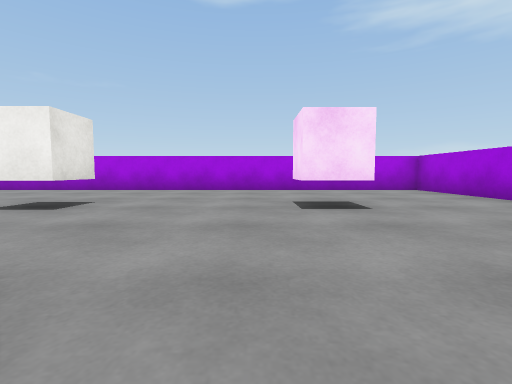
View 1 (above)

13 first-person views from a walk through a 3-D level made in the Unity game engine. The camera is 0.51 m above the floor, tilts 4° down and sees 85° across. The floor is counted in squares, 1 m on a side. Each view is taken from the middle of a square. On the plan, view 1 faces up. The plan holds only what a view shows up to about 9 squares ahead; the rest is blank. The player character is not drawn. Surface patterns are stand-ins for the level's own textures.

View 2
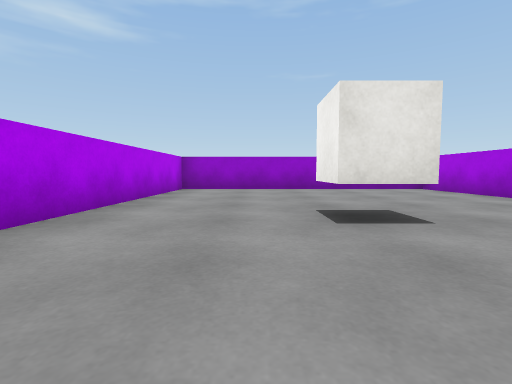

View 3
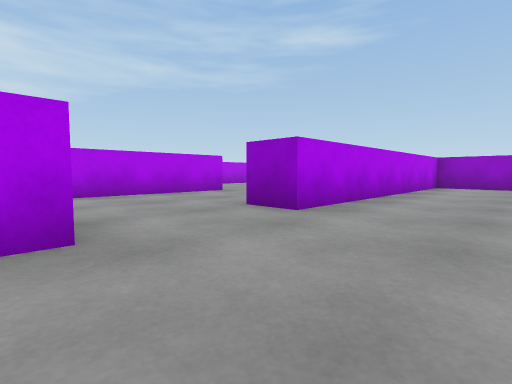

View 4
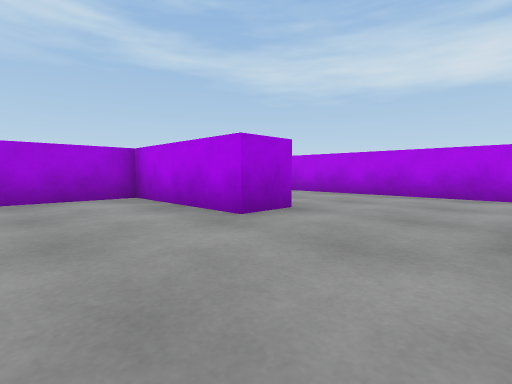

View 5
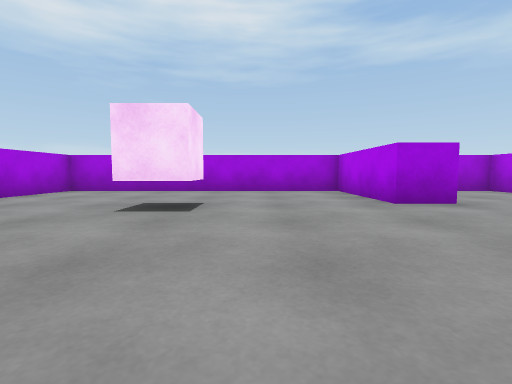

View 6
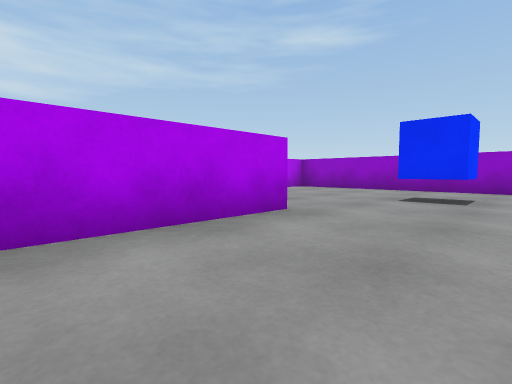

View 7
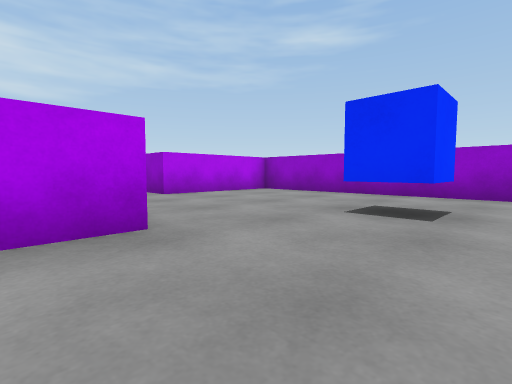

View 8
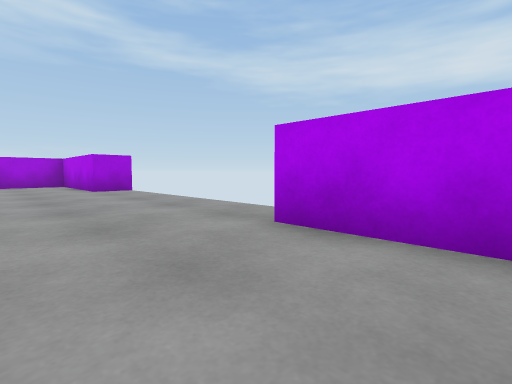

View 9
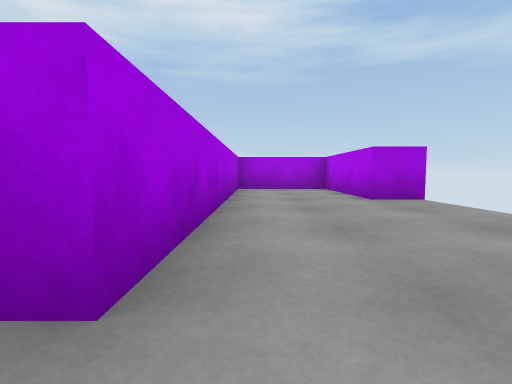

View 10
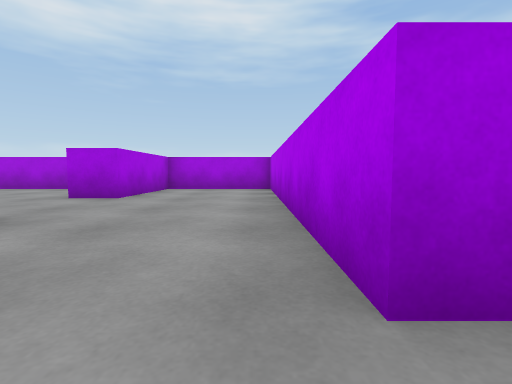

View 11
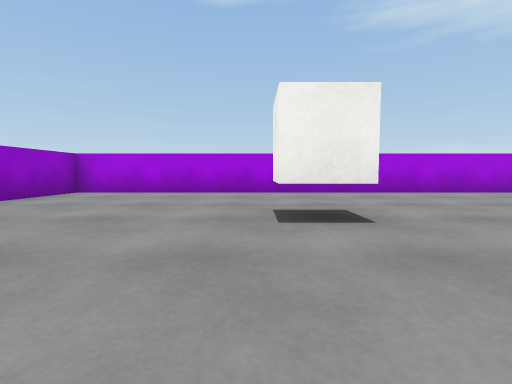

View 12
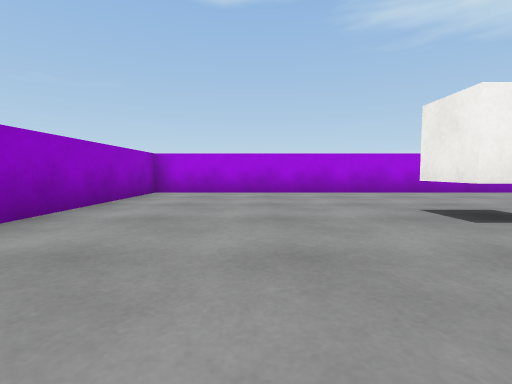

View 13
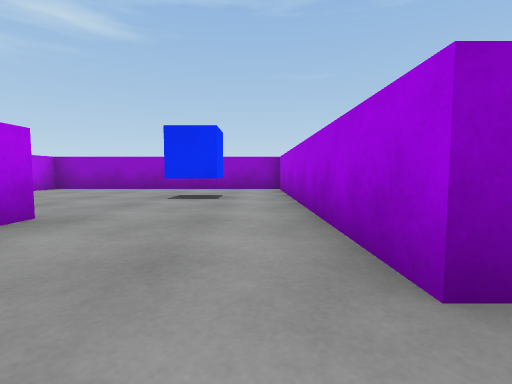

### Floor plan
Points are (right, up) in squares from view 1. A wall is a line through its corners. A room is listed if a view was taken in it or the views show most of it. See-through windows are left out.
Room 1 (views 1, 2, 3, 4, 5, 6, 7, 8, 9, 10, 11, 12, 13)
walls: (1.2, -8.2) (1.2, -7.2) (4.7, -7.2) (4.7, -4.5) (-3.1, -4.5) (-3.1, -3.5) (4.7, -3.5) (4.7, -0.3) (1.5, -0.3) (1.5, 0.7) (4.7, 0.7) (4.7, 8.1) (-8.6, 8.1) (-8.6, 0.7) (-1.1, 0.7) (-1.1, -0.3) (-8.6, -0.3) (-8.6, -7.2) (-5.1, -7.2) (-5.1, -8.1)
ways out: gap at (-5, -8)
objects: blue cube (-6, -2); white cube (-4, 4) to (-3, 5); cube (1, 4) to (1, 5)

Positions as (right, up) in squares from view 1, and headings:
1: (0, 0), facing up
2: (0, 3), facing left
3: (2, 3), facing down-left
4: (-1, 3), facing down-right
5: (-3, 3), facing right
6: (0, -1), facing down-left
7: (-2, -1), facing down-left
8: (-7, -5), facing down-right
9: (-4, -5), facing right
10: (-4, -3), facing right
11: (-4, 1), facing up
12: (-6, 1), facing up
13: (0, -1), facing left
